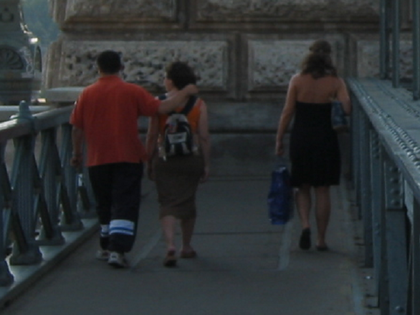
%> input picture LSI-Contest/MATLAB/Fix/test_pos_1.png, 420 x 315 px, shrunk from 640 x 480 before the run
$ octave getHistogram_tb.m   (GNU Octave 9; MATLAB toolbox functions it lacks are replaced by stand-ins)
%> lines starting %> are read from the running program, lines starting %| are printed output that depends on the picture
clear getHistogram;

imageName = 'test_pos_1.png';
img = imread(imageName);
%> img is the input picture: size 315x420x3 uint8; mean R, G, B 46.9, 49.8, 51.5


    % The number of bins to use in the histograms.
    numBins = 9;

    % The cells are 8 x 8 pixels.
    cellSize = 8;

    % Empty vector to store computed descriptor.
    H = [];

% [9 lines of commented-out code are left out]
    numHorizonCells  =  8;
    numVerticalCells = 16;

    % ===============================
    %    Compute Gradient Vectors
    % ===============================
    % Compute the gradient vector at every pixel in the image.

    % Create the operators for computing image derivative at every pixel.
    hx = [-1  0  1];
    hy = [-1; 0; 1];

    % Compute the derivative in the x and y direction for every pixel.
    img = img(3:132, 3:68);
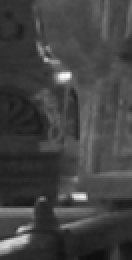
%> img: size 130x66 uint8 (shown 2 times larger); min 14, max 252, mean 66.2
    dx = imfilter(img, hx);
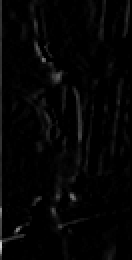
%> dx: size 130x66 uint8 (shown 2 times larger); min 0, max 204, mean 4.8
    dy = imfilter(img, hy);
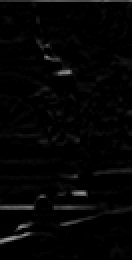
%> dy: size 130x66 uint8 (shown 2 times larger); min 0, max 157, mean 4.9

    % Remove the 1 pixel border.
    dx = dx(2 : (size(dx, 1) - 1), 2 : (size(dx, 2) - 1));  % 128 x 64
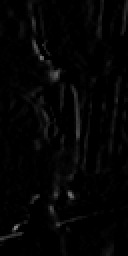
%> dx: size 128x64 uint8 (shown 2 times larger); min 0, max 125, mean 4.1
    dy = dy(2 : (size(dy, 1) - 1), 2 : (size(dy, 2) - 1));  % 128 x 64
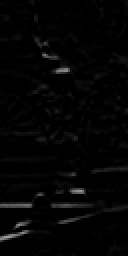
%> dy: size 128x64 uint8 (shown 2 times larger); min 0, max 157, mean 4.4

    % Convert the gradient vectors to polar coordinates (angle and magnitude).
    dx = double(dx);
%> dx: size 128x64 double
    dy = double(dy);
%> dy: size 128x64 double
    angles = atan2(dy, dx);             % 128 x 64
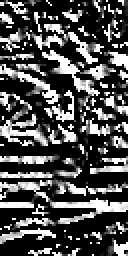
%> angles: size 128x64 double (shown 2 times larger); min 0, max 1.57, mean 0.489; drawn with min black and max white
    magnit = ((dy.^2) + (dx.^2)).^.5;   % 128 x 64
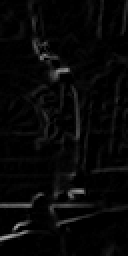
%> magnit: size 128x64 double (shown 2 times larger); min 0, max 166.4, mean 7.7

    % Compute HOG for each block (15 vertical blocks x 7 horizontal blocks)
    for rr = 1 : (numVerticalCells - 1)
        row = (rr-1)*cellSize + 1;
        for cc = 1 : (numHorizonCells - 1)
            col = (cc-1)*cellSize + 1;
            angBlock  = angles(row:row+15, col:col+15);         % 16 x 16
%> (the run ends here)
